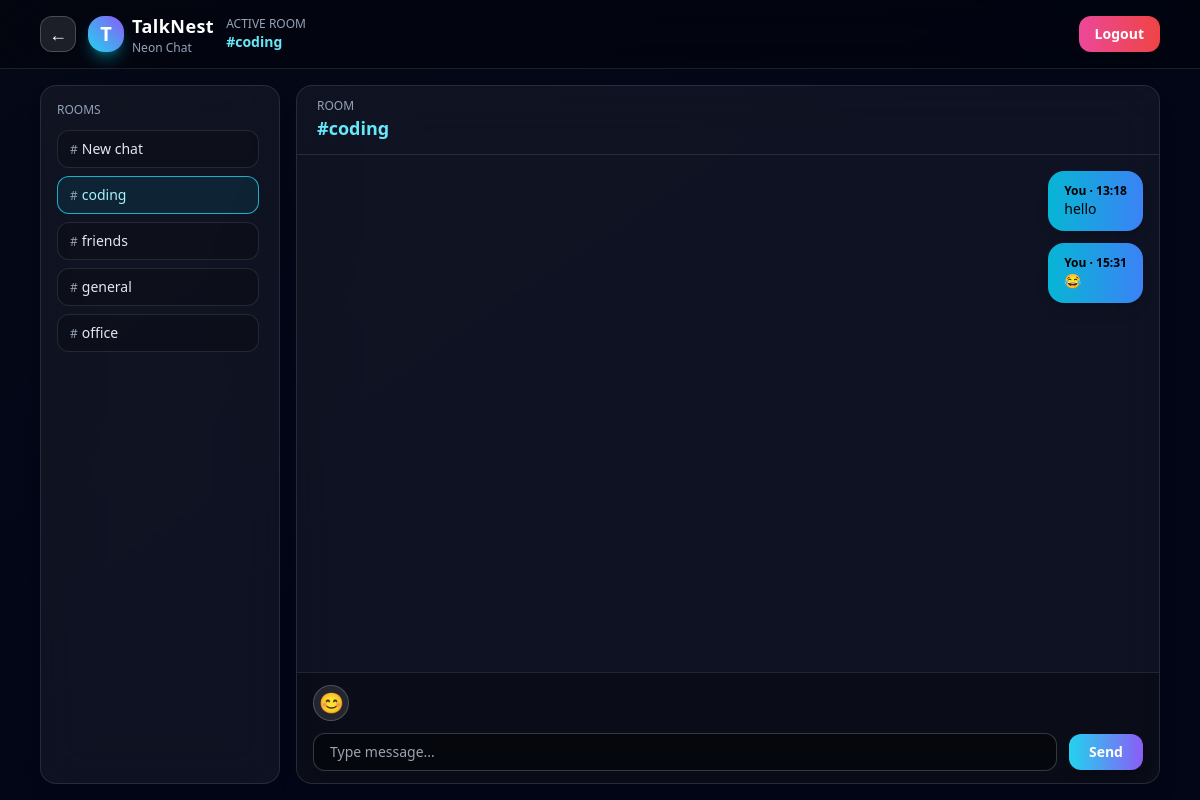
Screenshot of /room/coding/ (signed in) with the database file from the repository.
### chat/models.py (models this page shows, shortened)
class ChatRoom(models.Model):
    name = models.CharField(max_length=255, unique=True)

class Message(models.Model):
    STATUS_CHOICES = [
        ("sent", "Sent"),
        ("delivered", "Delivered"),
        ("seen", "Seen"),
    ]
    user = models.ForeignKey(User, on_delete=models.CASCADE)
    room = models.ForeignKey(ChatRoom, on_delete=models.CASCADE, related_name="messages")
    text = models.TextField(blank=True, null=True)
    file = models.FileField(upload_to="uploads/", blank=True, null=True)
    msg_type = models.CharField(
        max_length=10,
        choices=[("text", "Text"), ("image", "Image"), ("file", "File")],
        default="text"
    )
    created_at = models.DateTimeField(auto_now_add=True)
    status = models.CharField(max_length=10, choices=STATUS_CHOICES, default="sent")

### chat/views.py (the view, shortened to what this page needs)
# urls.py: path("room/<str:room_name>/", views.room_view, name="room"),
@login_required
def room_view(request, room_name):
    room = get_object_or_404(ChatRoom, name=room_name)
    rooms = ChatRoom.objects.all().order_by("name")
    messages = Message.objects.filter(room=room).order_by("created_at")
    return render(request, "chat/room.html", {
        "room": room,
        "rooms": rooms,
        "messages": messages,
    })

### templates/chat/room.html (shortened to what this page needs)
<!DOCTYPE html>
<html lang="en">
<head>
    <script src="https://cdn.tailwindcss.com"></script>
</head>
<body class="min-h-screen bg-gradient-to-br from-[#050816] via-[#020617] to-[#020617] text-white flex flex-col">
<header class="w-full border-b border-white/10 bg-black/30 backdrop-blur-xl">
    <nav class="max-w-6xl mx-auto flex items-center justify-between px-4 py-3">
        <div class="flex items-center gap-3">
            <button onclick="history.back()"
                    class="w-9 h-9 rounded-xl bg-white/10 border border-white/20
                           flex items-center justify-center text-lg hover:bg-white/20 transition">
                ←
            </button>
            <a href="{% url 'room_list' %}" class="flex items-center gap-2">
                <div class="w-9 h-9 rounded-2xl bg-gradient-to-tr from-cyan-400 to-violet-500
                            flex items-center justify-center shadow-lg shadow-cyan-500/40">
                    <span class="text-xl font-black">T</span>
                </div>
                <div class="leading-5 hidden sm:block">
                    <p class="font-extrabold text-lg tracking-wide">TalkNest</p>
                    <p class="text-xs text-slate-400">Neon Chat</p>
                </div>
            </a>
            <div class="hidden sm:flex flex-col">
                <span class="text-xs uppercase text-slate-400">Active Room</span>
                <span class="text-sm font-semibold text-cyan-300">#{{ room.name }}</span>
            </div>
        </div>
        <div class="flex items-center gap-3">
            {% if user.is_authenticated %}
                <form method="post" action="{% url 'logout' %}">
                    <button
                        class="px-4 py-2 rounded-xl bg-gradient-to-r from-pink-500 to-red-500
                               text-sm font-semibold shadow-lg hover:shadow-pink-500/30 transition">
                        Logout
                    </button>
                </form>
            {% endif %}
        </div>
    </nav>
</header>
<main class="flex-1 max-w-6xl mx-auto w-full flex flex-col md:flex-row gap-4 px-4 py-4">
    <aside class="w-full md:w-60 bg-white/5 border border-white/10 rounded-2xl p-4 backdrop-blur-xl shadow-lg">
        <span class="text-xs uppercase text-slate-400 block mb-3">Rooms</span>
        <div class="space-y-2 max-h-72 overflow-y-auto pr-1 text-sm">
            {% for r in rooms %}
                <a href="{% url 'room' r.name %}"
                   class="block px-3 py-2 rounded-xl border
                   {% if r.name == room.name %}
                       border-cyan-400/80 bg-cyan-500/10 text-cyan-200
                   {% else %}
                       border-white/10 bg-black/20 text-slate-200 hover:border-cyan-400/60 hover:bg-cyan-500/10
                   {% endif %}
                   transition">
                    <span class="text-xs text-slate-400 mr-1">#</span>{{ r.name }}
                </a>
            {% endfor %}
        </div>
    </aside>
    <section class="flex-1 flex flex-col bg-white/5 border border-white/10 rounded-2xl backdrop-blur-xl shadow-xl overflow-hidden">
        <div class="px-5 py-3 border-b border-white/10">
            <p class="text-xs uppercase text-slate-400">Room</p>
            <p class="text-lg font-semibold text-cyan-300">#{{ room.name }}</p>
        </div>
        <div id="messages" class="flex-1 px-4 py-4 space-y-3 overflow-y-auto">
            {% for msg in messages %}
                {% if msg.user == request.user %}
                    <div class="flex justify-end">
                        <div class="max-w-[75%] rounded-2xl bg-gradient-to-r from-cyan-500 to-blue-500 px-4 py-3 shadow-lg text-black">
                            <div class="text-xs font-semibold">You · {{ msg.created_at|date:"H:i" }}</div>
                            <p class="text-sm break-words">{{ msg.text }}</p>
                        </div>
                    </div>
                {% endif %}
            {% empty %}
                <p class="text-center text-slate-400 text-sm mt-4">No messages yet.</p>
            {% endfor %}
        </div>
        <form method="POST" class="border-t border-white/10 bg-black/30 px-4 py-3 flex flex-col gap-2">
            <div>
                <button type="button" id="emoji-toggle"
                        class="w-9 h-9 rounded-full bg-white/10 border border-white/20 flex items-center justify-center text-xl">
                    😊
                </button>
            </div>
            <div class="flex gap-3 items-center mt-1">
                <input
                    id="message-input"
                    name="message"
                    type="text"
                    autocomplete="off"
                    placeholder="Type message..."
                    class="flex-1 rounded-xl bg-black/40 border border-white/20 px-4 py-2 text-sm outline-none">
                <button type="submit"
                        class="px-5 py-2 rounded-xl bg-gradient-to-r from-cyan-400 to-violet-500 text-sm font-semibold shadow-lg">
                    Send
                </button>
            </div>
        </form>
    </section>
</main>
</body>
</html>

### rows the page displays
ChatRoom: name "coding"
ChatRoom: name "New chat"
ChatRoom: name "friends"
ChatRoom: name "general"
ChatRoom: name "office"
Message: created_at "13:18", text "hello"
Message: created_at "15:31", text "😂"
